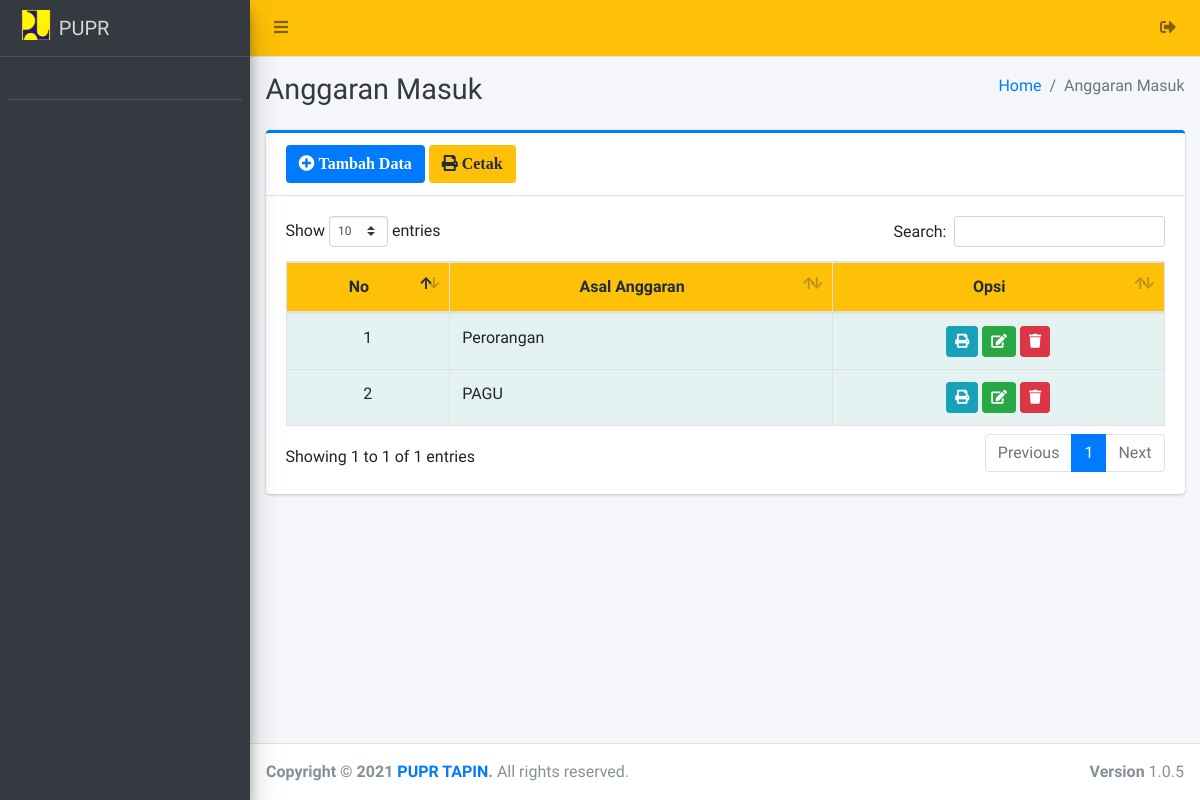
/admin/anggaranmasuk/index.php, run on an earlier commit of the app's database.
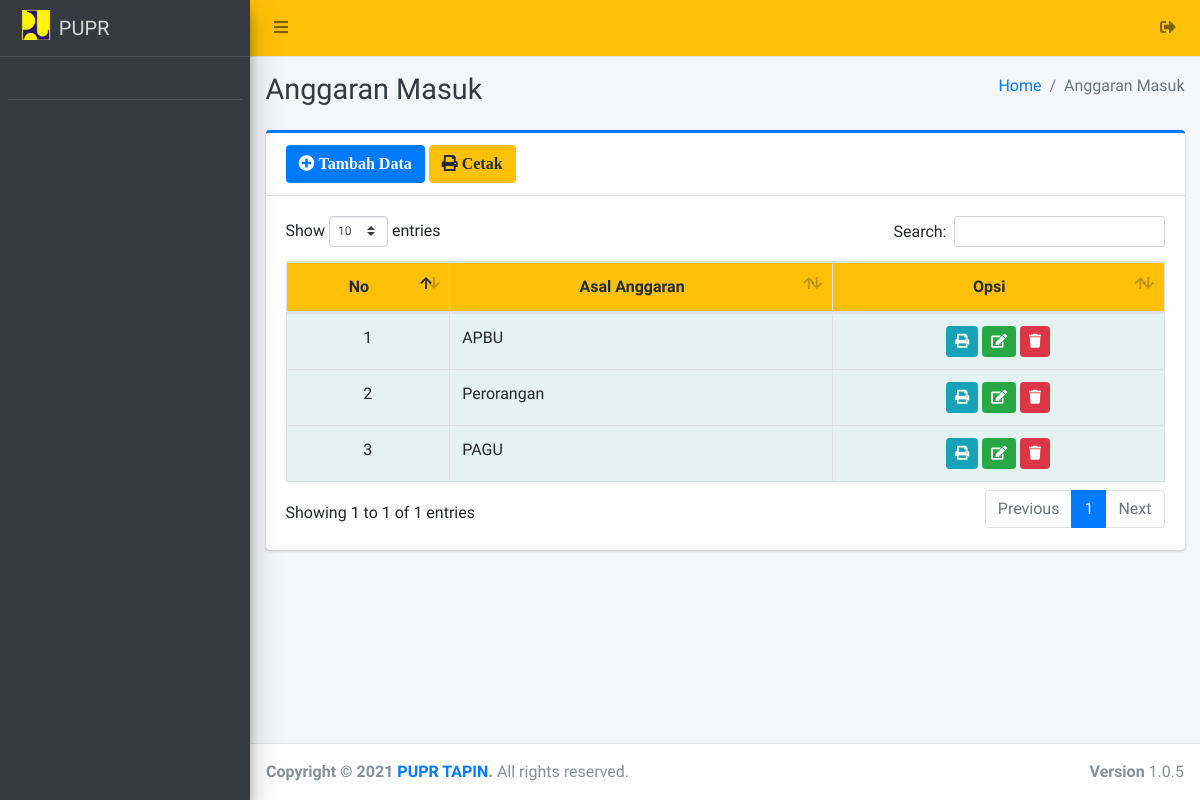
And on a later commit of the database.
### tables this page shows
CREATE TABLE `anggaran_masuk` (
  `id_am` int(11) NOT NULL,
  `asal_anggaran` varchar(150) NOT NULL,
  `nominal_masuk` varchar(150) NOT NULL,
  `tanggal_masuk` varchar(25) NOT NULL
);

### admin/anggaranmasuk/index.php (the view, shortened to what this page needs)
<?php
require '../../config/koneksi.php';
?>
<!DOCTYPE html>
<html>
<?php
include '../../templates/head.php';
?>
<body class="hold-transition sidebar-mini layout-fixed">
    <div class="wrapper">
        <?php
        include '../../templates/navbar.php';
        ?>
        <?php
        include '../../templates/sidebar.php';
        ?>
        <div class="content-wrapper">
            <div class="content-header">
                <div class="container-fluid">
                    <div class="row mb-2">
                        <div class="col-sm-6">
                            <h1 class="m-0 text-dark">Anggaran Masuk</h1>
                        </div>
                        <div class="col-sm-6">
                            <ol class="breadcrumb float-sm-right">
                                <li class="breadcrumb-item"><a href="#">Home</a></li>
                                <li class="breadcrumb-item active">Anggaran Masuk</li>
                            </ol>
                        </div>
                    </div>
                </div>
            </div>
            <section class="content">
                <div class="container-fluid">
                    <div class="row">
                        <div class="col-12">
                            <div class="card card-primary card-outline">
                                <div class="card-header">
                                    <a href="tambah" class="btn bg-blue"><i class="fa fa-plus-circle"> Tambah Data</i></a>
                                    <a href="print" target="blank" class="btn bg-yellow"><i class="fa fa-print"> Cetak</i></a>
                                </div>
                                <div class="card-body">
                                    <div class="table-responsive">
                                        <table id="example1" class="table table-bordered table-striped">
                                            <thead class="bg-yellow">
                                                <tr align="center">
                                                    <th>No</th>
                                                    <th>Asal Anggaran</th>
                                                    <th>Opsi</th>
                                                </tr>
                                            </thead>
                                            <?php
                                            $no = 1;
                                            $data = $koneksi->query("SELECT * FROM anggaran_masuk ORDER BY id_am DESC");
                                            while ($row = $data->fetch_array()) {
                                            ?>
                                                <tbody style="background-color: azure">
                                                    <tr>
                                                        <td align="center"><?= $no++ ?></td>
                                                        <td><?= $row['asal_anggaran'] ?></td>
                                                        <td align="center">
                                                            <a href="printdetail?id=<?= $row['id_am'] ?>" target="blank" class="btn btn-info btn-sm" title="detail"><i class="fa fa-print"></i></a>
                                                            <a href="edit?id=<?= $row['id_am'] ?>" class="btn btn-success btn-sm" title="Edit"><i class="fa fa-edit"></i></a>
                                                            <a href="hapus?id=<?= $row['id_am'] ?>" class="btn btn-danger btn-sm alert-hapus" title="Hapus"><i class="fa fa-trash"></i></a>
                                                        </td>
                                                    </tr>
                                                </tbody>
                                            <?php } ?>
                                        </table>
                                    </div>
                                </div>
                            </div>
                        </div>
                    </div>
                </div>
            </section>
        </div>
        <?php include_once "../../templates/footer.php"; ?>
    </div>
</body>
</html>

What changed in the data, as far as the page shows it:
added anggaran_masuk: asal_anggaran "APBU"
